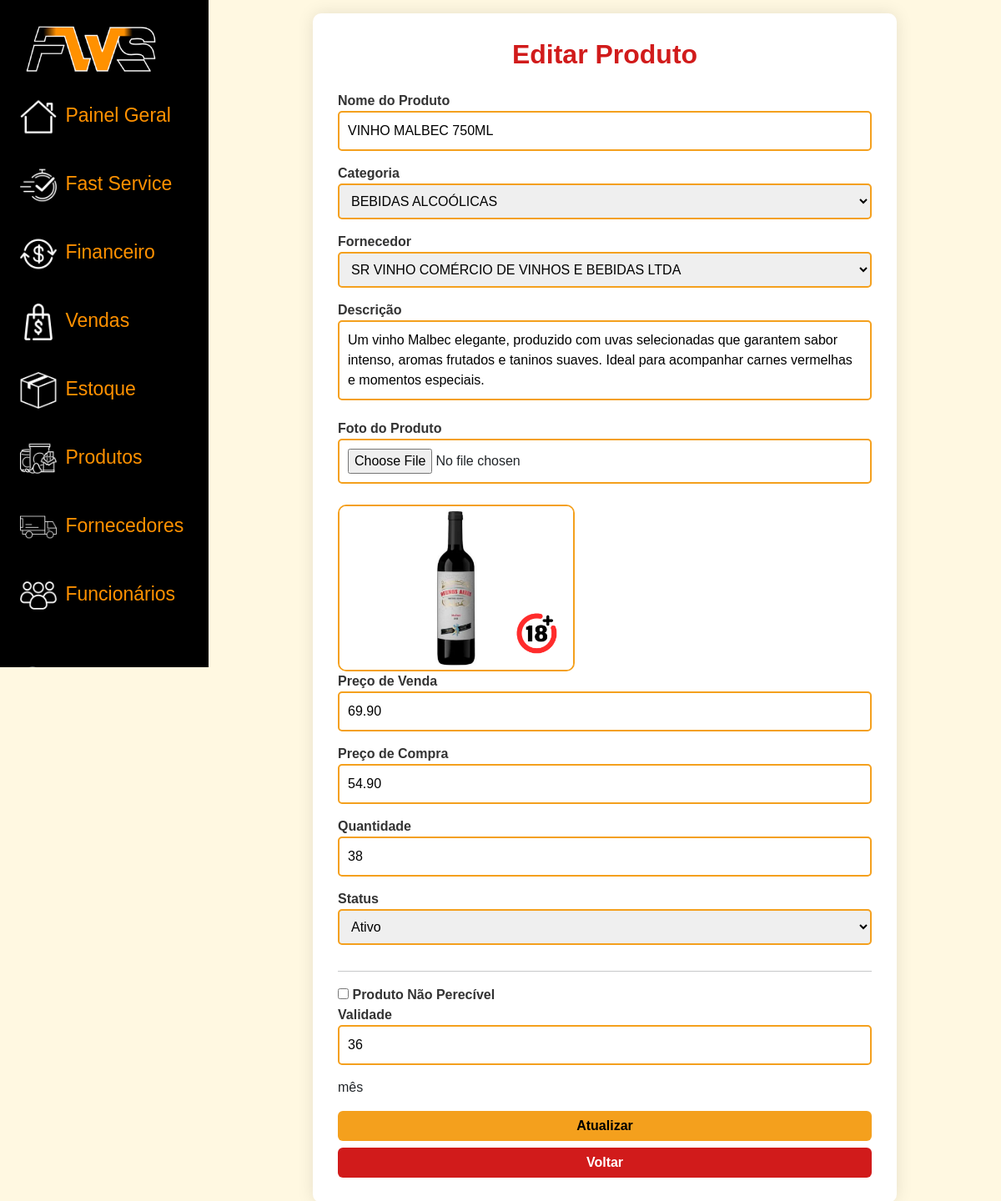
/FWS_ADM/produtos/HTML/editar_produto.php?id=1 (signed in), run on an earlier commit of the app's database.
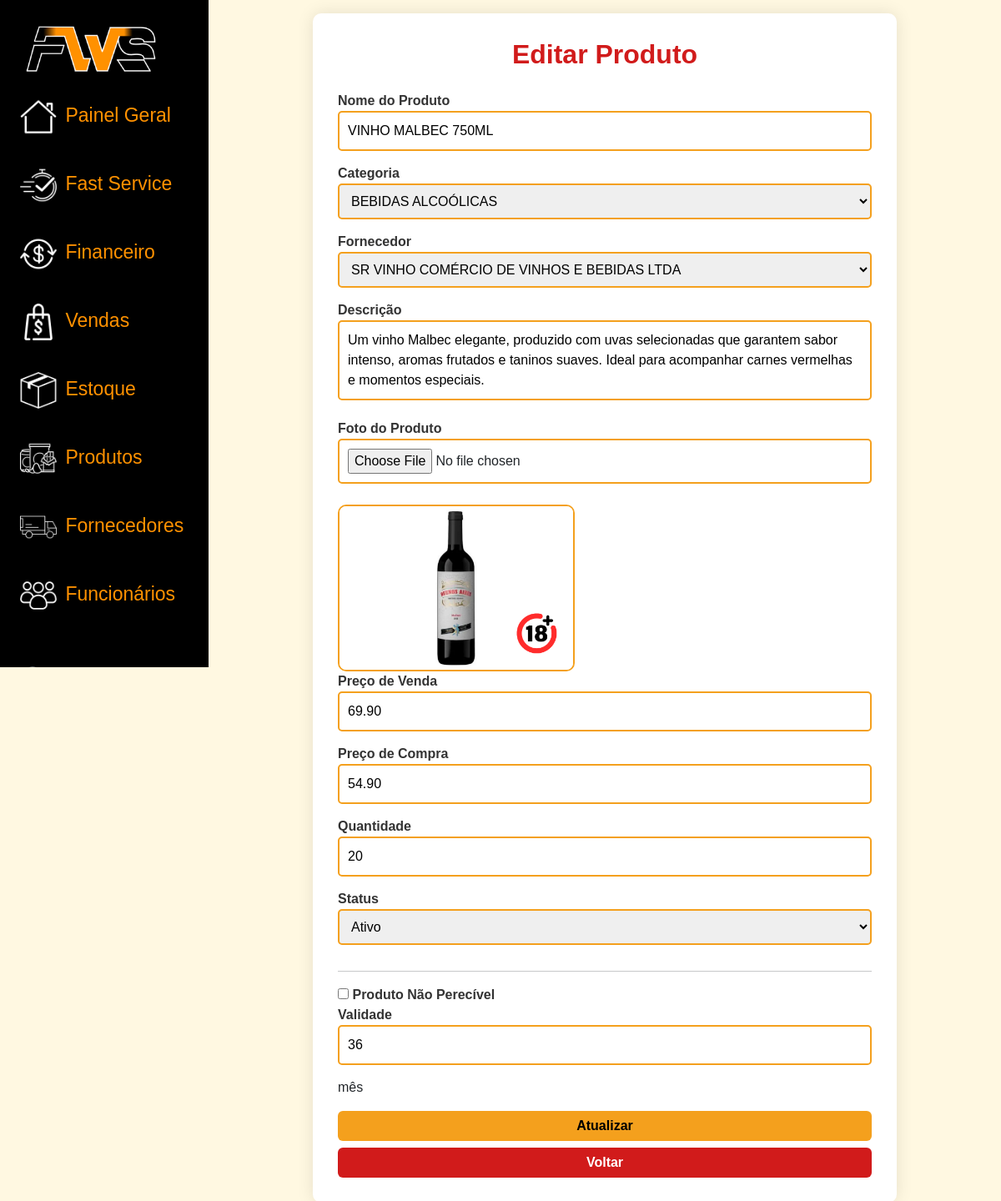
And on a later commit of the database.
### tables this page shows
CREATE TABLE IF NOT EXISTS `produtos` (
  `id` int NOT NULL AUTO_INCREMENT,
  `nome` varchar(100) NOT NULL,
  `categoria_id` int NOT NULL,
  `fornecedor_id` int NOT NULL,
  `descricao` text,
  `foto_produto` varchar(255) DEFAULT NULL,
  `preco_venda` decimal(10,2) DEFAULT NULL,
  `preco_compra` decimal(10,2) DEFAULT NULL,
  `estoque` int DEFAULT '0',
  `validade_padrao_meses` int DEFAULT NULL,
  `status` enum('ativo','inativo') DEFAULT 'ativo',
  `criado_em` timestamp NULL DEFAULT CURRENT_TIMESTAMP,
  PRIMARY KEY (`id`),
  UNIQUE KEY `id` (`id`),
  KEY `categoria_id` (`categoria_id`),
  KEY `fornecedor_id` (`fornecedor_id`),
  CONSTRAINT `produtos_ibfk_1` FOREIGN KEY (`categoria_id`) REFERENCES `categorias` (`id`),
  CONSTRAINT `produtos_ibfk_2` FOREIGN KEY (`fornecedor_id`) REFERENCES `fornecedores` (`id`)
);

### FWS_ADM/produtos/HTML/editar_produto.php (the view, shortened to what the changed rows need)
<?php
include "../../conn.php";
$produto_id = intval($_GET['id']);
$stmt = $sql->prepare("SELECT nome, categoria_id, fornecedor_id, descricao, foto_produto, preco_venda, preco_compra, estoque, status, validade_padrao_meses
                       FROM produtos WHERE id = ?");
$stmt->bind_param("i", $produto_id);
$stmt->execute();
$result = $stmt->get_result();
$produto = $result->fetch_assoc();
?>
<!DOCTYPE html>
<html lang="pt-br">
<head>
    <link href="https://cdn.jsdelivr.net/npm/bootstrap@5.3.3/dist/css/bootstrap.min.css" rel="stylesheet">
</head>
<body>
    <div class="container-fluid">
        <div class="row flex-nowrap">
            <div class="col py-3" id="conteudo-principal">
                <div class="container">
                    <h2>Editar Produto</h2>
                    <form method="POST" enctype="multipart/form-data">
                        <label for="nome">Nome do Produto</label>
                        <input type="text" name="nome" id="nome"
                            value="<?php echo htmlspecialchars($produto['nome']); ?>" required>
                        <label for="categoria">Categoria</label>
                        <select name="categoria_id" id="categoria" required>
                            <?php
                        $query = "SELECT id, nome FROM categorias ORDER BY nome";
                        $result = $sql->query($query);
                        while($row = $result->fetch_assoc()) {
                            $selected = $produto['categoria_id'] == $row['id'] ? "selected" : "";
                            echo "<option value='{$row['id']}' $selected>" . htmlspecialchars($row['nome']) . "</option>";
                        }
                        ?>
                        </select>
                        <label for="fornecedor">Fornecedor</label>
                        <select name="fornecedor_id" id="fornecedor" required>
                            <?php
                        $query = "SELECT id, nome FROM fornecedores ORDER BY nome";
                        $result = $sql->query($query);
                        while($row = $result->fetch_assoc()) {
                            $selected = $produto['fornecedor_id'] == $row['id'] ? "selected" : "";
                            echo "<option value='{$row['id']}' $selected>" . htmlspecialchars($row['nome']) . "</option>";
                        }
                        ?>
                        </select>
                        <label for="descricao">Descrição</label>
                        <textarea name="descricao" id="descricao"
                            rows="3"><?php echo htmlspecialchars($produto['descricao']); ?></textarea>
                        <label for="foto">Foto do Produto</label>
                        <input type="file" name="foto" id="foto" accept="image/*">
                        <?php if($produto['foto_produto']): ?>
                        <img id="preview" src="<?php echo $produto['foto_produto']; ?>"
                            alt="Pré-visualização da imagem">
                        <?php else: ?>
                        <img id="preview" src="#" alt="Pré-visualização da imagem" style="display:none;">
                        <?php endif; ?>
                        <label for="preco_venda">Preço de Venda</label>
                        <input type="text" name="preco_venda" id="preco_venda"
                            value="<?php echo htmlspecialchars($produto['preco_venda']); ?>" required>
                        <label for="preco_compra">Preço de Compra</label>
                        <input type="text" name="preco_compra" id="preco_compra"
                            value="<?php echo htmlspecialchars($produto['preco_compra']); ?>" required>
                        <label for="estoque">Quantidade</label>
                        <input type="number" name="estoque" id="estoque"
                            value="<?php echo htmlspecialchars($produto['estoque']); ?>" min="0" required>
                        <label for="status">Status</label>
                        <select name="status" id="status" required>
                            <option value="ativo" <?php if($produto['status']=='ativo') echo "selected"; ?>>Ativo
                            </option>
                        </select>
                        <hr>
                        <label>
                            <input type="checkbox" id="nao_perecivel" name="nao_perecivel"
                                <?php if($produto['validade_padrao_meses'] == 0) echo 'checked'; ?>>
                            Produto Não Perecível
                        </label>
                        <div id="validade-container" class="campo-validade">
                            <label for="validade">Validade</label>
                            <input type="number" name="validade_padrao_meses" id="validade" min="1"
                                value="<?php echo $produto['validade_padrao_meses'] ? $produto['validade_padrao_meses'] : 1; ?>"
                                placeholder="Ex: 12">
                            <span id="texto-meses">mês</span>
                        </div>
                        <button type="submit" class="btn btn-primary mt-3">Atualizar</button>
                        <a href="lista_produtos.php" class="btn btn-secondary mt-2">Voltar</a>
                    </form>
                </div>
            </div>
        </div>
    </div>
</body>
</html>

What changed in the data, as far as the page shows it:
changed produtos "VINHO MALBEC 750ML": estoque "38" → "20"
